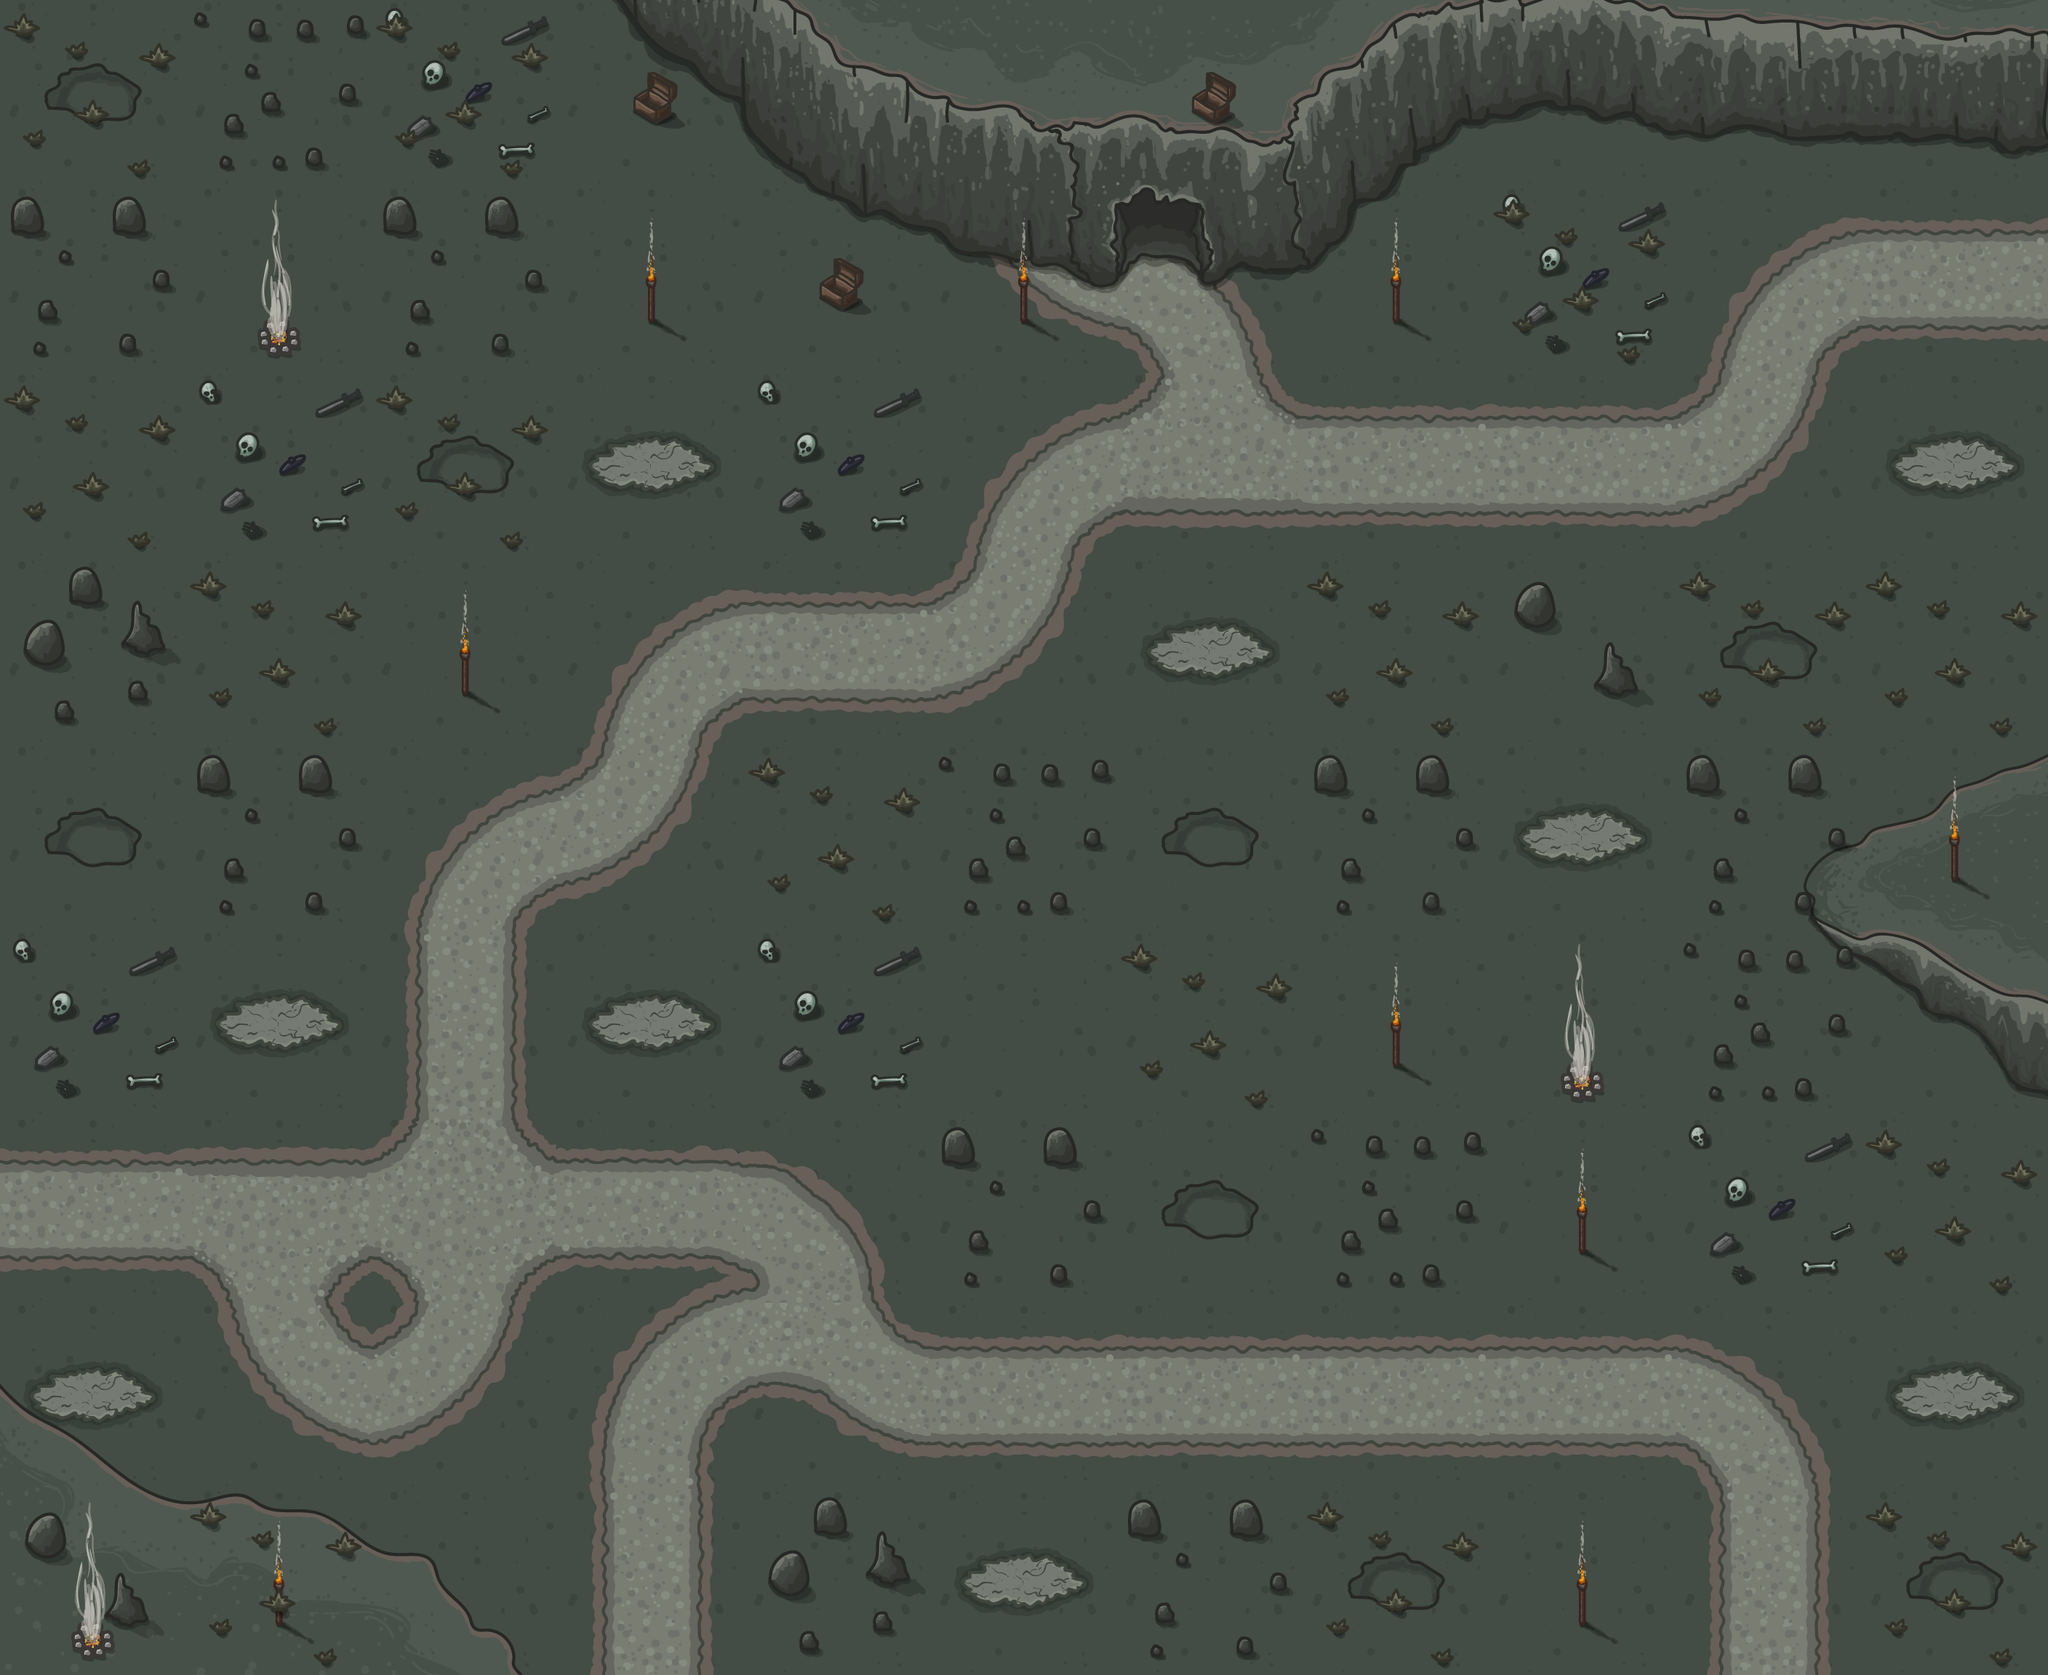

A level layout from a 2D game, rendered from its tile map. Below: a short description, then the map file with its tile-grid data intact:
An orthogonal 11x9 tile map with 256x256 px tiles, 5 tile layers (bg, road, mountains, obj, ...).

<map version="1.5" tiledversion="1.7.2" orientation="orthogonal" renderorder="right-down" width="11" height="9" tilewidth="256" tileheight="256" infinite="0" nextlayerid="9" nextobjectid="1">
 <tileset firstgid="1" name="tail" tilewidth="256" tileheight="256" tilecount="44" columns="0">
  <grid orientation="orthogonal" width="1" height="1" />
  <tile id="79">
   <image width="256" height="256" source="../PNG/tail_10/1.png" />
  </tile>
  <tile id="80">
   <image width="256" height="256" source="../PNG/tail_10/2.png" />
  </tile>
  <tile id="81">
   <image width="256" height="256" source="../PNG/tail_10/3.png" />
  </tile>
  <tile id="82">
   <image width="256" height="256" source="../PNG/tail_10/4.png" />
  </tile>
  <tile id="83">
   <image width="256" height="256" source="../PNG/tail_10/5.png" />
  </tile>
  <tile id="84">
   <image width="256" height="256" source="../PNG/tail_10/6.png" />
  </tile>
  <tile id="85">
   <image width="256" height="256" source="../PNG/tail_10/7.png" />
  </tile>
  <tile id="86">
   <image width="256" height="256" source="../PNG/tail_10/8.png" />
  </tile>
  <tile id="87">
   <image width="256" height="256" source="../PNG/tail_10/9.png" />
  </tile>
  <tile id="88">
   <image width="256" height="256" source="../PNG/tail_10/10.png" />
  </tile>
  <tile id="89">
   <image width="256" height="256" source="../PNG/tail_10/11.png" />
  </tile>
  <tile id="90">
   <image width="256" height="256" source="../PNG/tail_10/12.png" />
  </tile>
  <tile id="91">
   <image width="256" height="256" source="../PNG/tail_10/13.png" />
  </tile>
  <tile id="92">
   <image width="256" height="256" source="../PNG/tail_10/14.png" />
  </tile>
  <tile id="93">
   <image width="256" height="256" source="../PNG/tail_10/15.png" />
  </tile>
  <tile id="94">
   <image width="256" height="256" source="../PNG/tail_10/16.png" />
  </tile>
  <tile id="95">
   <image width="256" height="256" source="../PNG/tail_10/17.png" />
  </tile>
  <tile id="96">
   <image width="256" height="256" source="../PNG/tail_10/18.png" />
  </tile>
  <tile id="97">
   <image width="256" height="256" source="../PNG/tail_10/19.png" />
  </tile>
  <tile id="98">
   <image width="256" height="256" source="../PNG/tail_10/20.png" />
  </tile>
  <tile id="99">
   <image width="256" height="256" source="../PNG/tail_10/21.png" />
  </tile>
  <tile id="100">
   <image width="256" height="256" source="../PNG/tail_10/22.png" />
  </tile>
  <tile id="101">
   <image width="256" height="256" source="../PNG/tail_10/23.png" />
  </tile>
  <tile id="102">
   <image width="256" height="256" source="../PNG/tail_10/24.png" />
  </tile>
  <tile id="103">
   <image width="256" height="256" source="../PNG/tail_10/25.png" />
  </tile>
  <tile id="104">
   <image width="256" height="256" source="../PNG/tail_10/26.png" />
  </tile>
  <tile id="105">
   <image width="256" height="256" source="../PNG/tail_10/27.png" />
  </tile>
  <tile id="106">
   <image width="256" height="256" source="../PNG/tail_10/28.png" />
  </tile>
  <tile id="107">
   <image width="256" height="256" source="../PNG/tail_10/29.png" />
  </tile>
  <tile id="108">
   <image width="256" height="256" source="../PNG/tail_10/30.png" />
  </tile>
  <tile id="109">
   <image width="256" height="256" source="../PNG/tail_10/31.png" />
  </tile>
  <tile id="110">
   <image width="256" height="256" source="../PNG/tail_10/32.png" />
  </tile>
  <tile id="111">
   <image width="256" height="256" source="../PNG/tail_10/33.png" />
  </tile>
  <tile id="112">
   <image width="256" height="256" source="../PNG/tail_10/34.png" />
  </tile>
  <tile id="113">
   <image width="256" height="256" source="../PNG/tail_10/35.png" />
  </tile>
  <tile id="114">
   <image width="256" height="256" source="../PNG/tail_10/36.png" />
  </tile>
  <tile id="115">
   <image width="256" height="256" source="../PNG/tail_10/37.png" />
  </tile>
  <tile id="116">
   <image width="256" height="256" source="../PNG/tail_10/38.png" />
  </tile>
  <tile id="117">
   <image width="256" height="256" source="../PNG/tail_10/39.png" />
  </tile>
  <tile id="118">
   <image width="256" height="256" source="../PNG/tail_10/40.png" />
  </tile>
  <tile id="119">
   <image width="256" height="256" source="../PNG/tail_10/41.png" />
  </tile>
  <tile id="120">
   <image width="256" height="256" source="../PNG/tail_10/42.png" />
  </tile>
  <tile id="121">
   <image width="256" height="256" source="../PNG/tail_10/43.png" />
  </tile>
  <tile id="122">
   <image width="256" height="256" source="../PNG/tail_10/44.png" />
  </tile>
 </tileset>
 <layer id="4" name="bg" width="11" height="9">
  <data encoding="csv">
92,92,92,92,92,92,92,92,92,92,92,
92,92,92,92,92,92,92,92,92,92,92,
92,92,92,92,92,92,92,92,92,92,92,
92,92,92,92,92,92,92,92,92,92,92,
92,92,92,92,92,92,92,92,92,92,92,
92,92,92,92,92,92,92,92,92,92,92,
92,92,92,92,92,92,92,92,92,92,92,
92,92,92,92,92,92,92,92,92,92,92,
92,92,92,92,92,92,92,92,92,92,92
</data>
 </layer>
 <layer id="1" name="road" width="11" height="9">
  <data encoding="csv">
0,0,0,0,0,0,0,0,0,0,0,
0,0,0,0,0,82,81,0,0,80,85,
0,0,0,93,0,80,3221225558,85,85,83,93,
0,0,0,80,85,83,93,0,0,0,0,
0,0,80,83,0,0,0,0,93,0,0,
0,93,84,93,0,0,0,0,0,0,0,
85,86,87,88,89,0,0,0,0,0,0,
93,82,83,90,91,85,85,85,85,81,93,
0,0,0,84,0,93,0,0,0,84,0
</data>
 </layer>
 <layer id="8" name="mountains" width="11" height="9">
  <data encoding="csv">
0,0,0,115,116,118,120,122,104,106,105,
0,0,0,0,117,119,121,123,0,0,0,
0,0,0,0,0,0,0,0,0,0,0,
0,0,0,0,0,0,0,0,0,0,0,
0,0,0,0,0,0,0,0,0,112,113,
0,0,0,0,0,0,0,0,0,111,114,
0,0,0,0,0,0,0,0,0,0,0,
110,0,0,0,0,0,0,0,0,0,0,
109,107,108,0,0,0,0,0,0,0,0
</data>
 </layer>
 <layer id="5" name="obj" width="11" height="9">
  <data encoding="csv">
98,0,97,96,0,0,96,0,0,0,0,
0,95,0,94,96,94,0,94,97,0,0,
0,97,98,0,97,0,0,0,0,0,0,
0,0,94,0,0,0,0,0,0,98,0,
98,0,0,0,0,0,98,0,0,0,94,
97,0,0,0,97,0,0,94,95,0,0,
0,0,0,0,0,0,98,0,94,97,0,
0,0,0,0,0,0,0,0,0,0,0,
95,94,0,0,0,0,0,98,94,0,98
</data>
 </layer>
 <layer id="7" name="stone/bush" width="11" height="9">
  <data encoding="csv">
103,100,103,0,0,0,0,0,0,0,0,
99,0,99,0,0,0,0,0,103,0,0,
103,0,103,0,0,0,0,0,0,0,0,
101,103,0,0,0,0,0,103,102,103,103,
0,99,0,0,103,100,0,99,0,99,0,
0,0,0,0,0,0,103,0,0,100,0,
0,0,0,0,0,99,0,100,0,0,103,
0,0,0,0,0,0,0,0,0,0,0,
102,103,0,0,101,0,99,103,0,0,103
</data>
 </layer>
</map>
